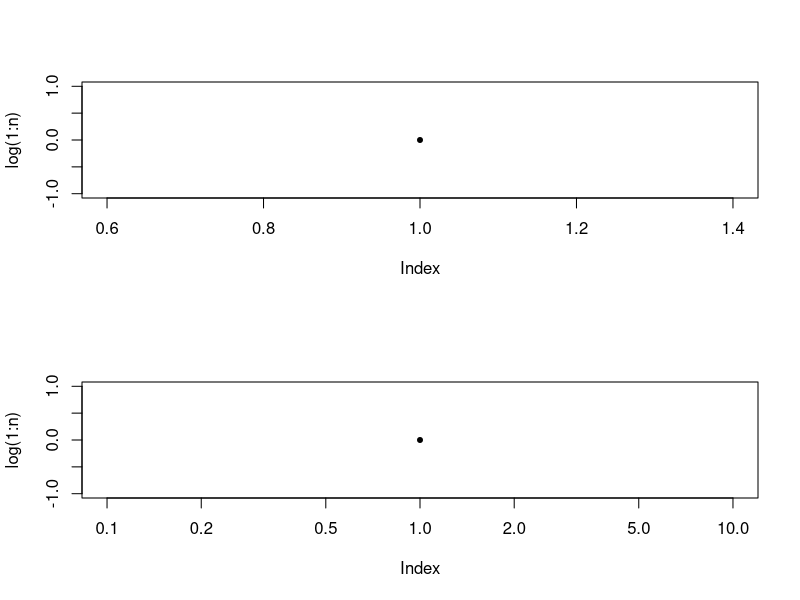
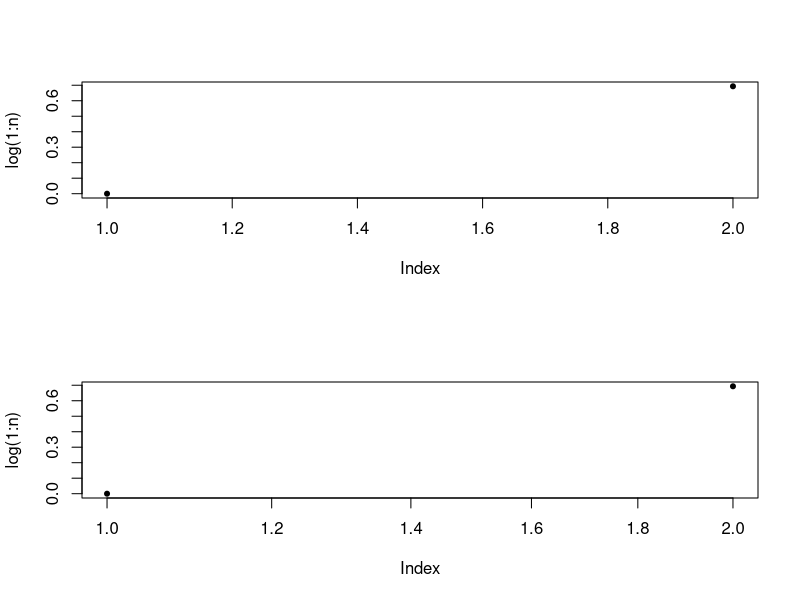
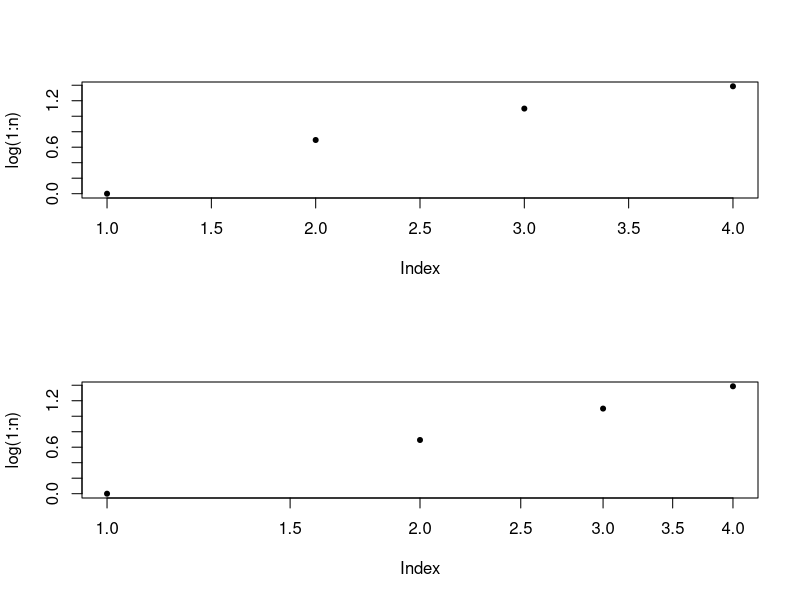
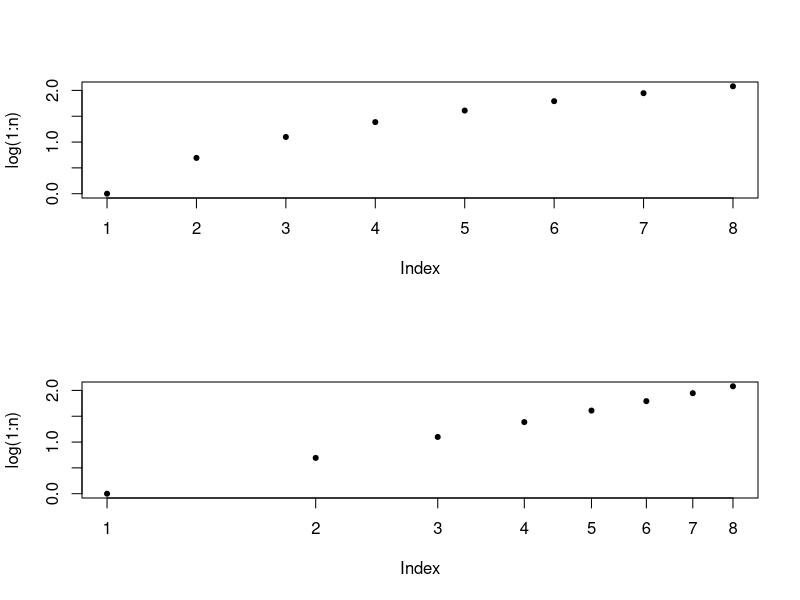
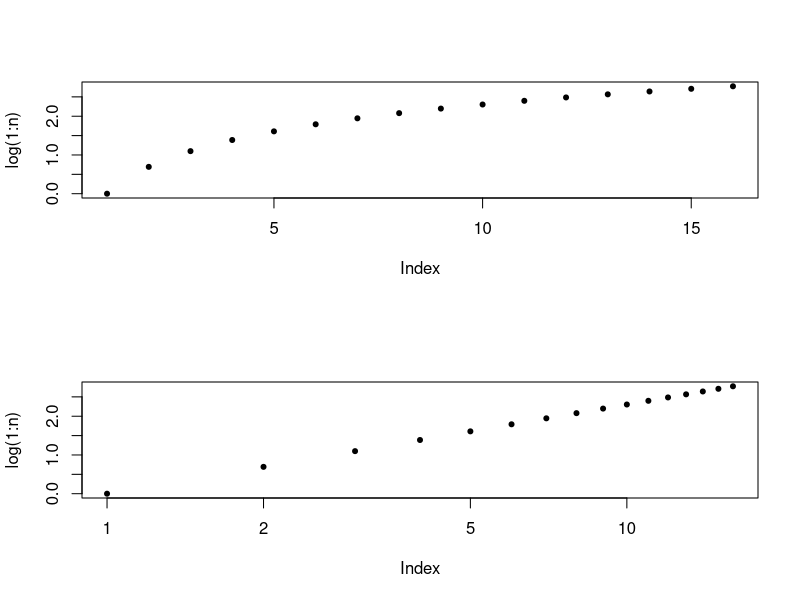
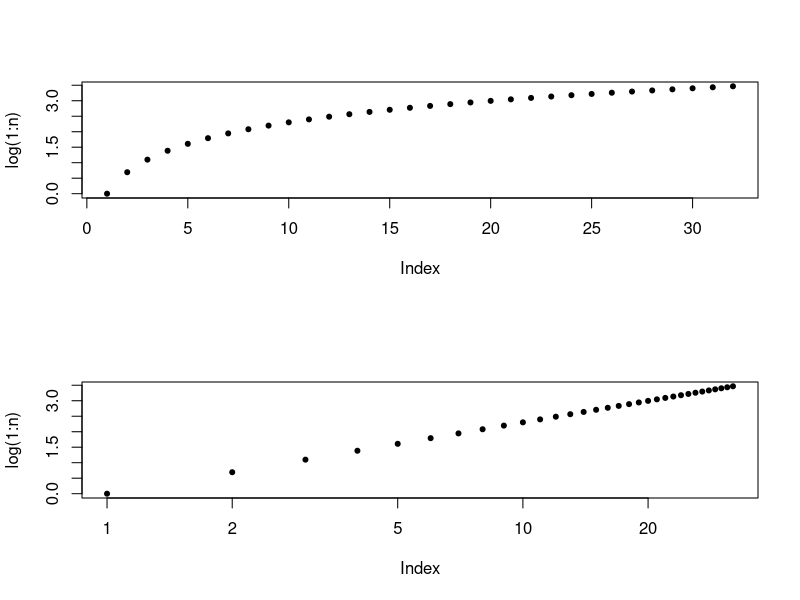
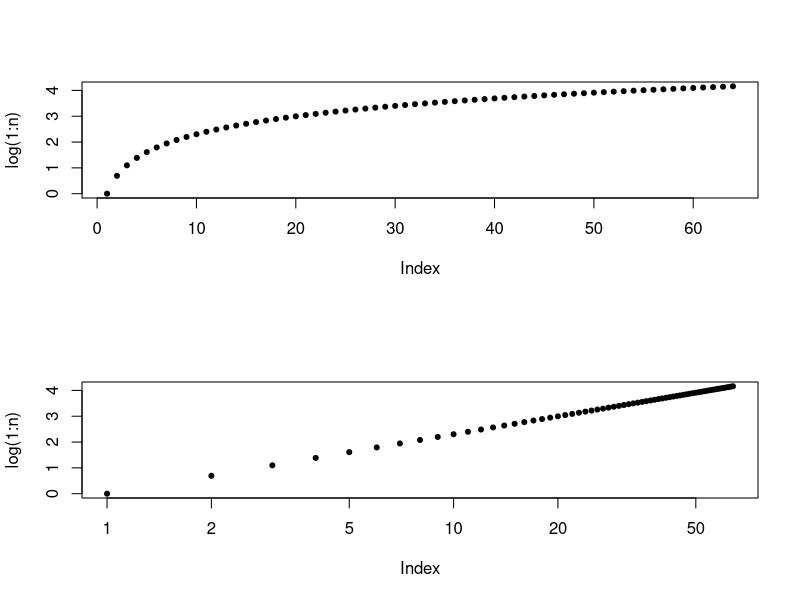
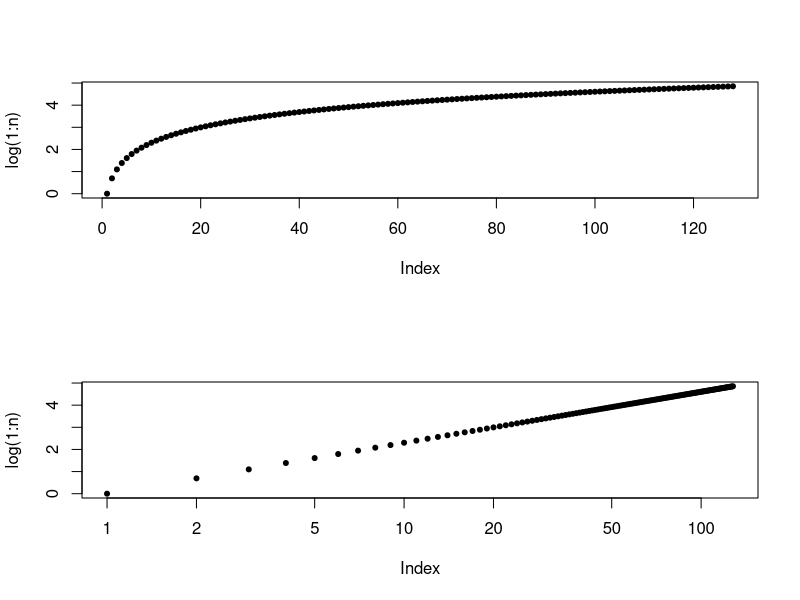

Write R code to recreate these figures, in order.
animateLog <- function(n) {
    sapply(n, function(n) {
        print(n)
        plot(log(1:n), pch=20)
        plot(log(1:n), pch=20, log="x")
        Sys.sleep(1/4)
    })
}
par(mfrow=c(2,1))
n <- 2^(0:20)
animateLog(n)